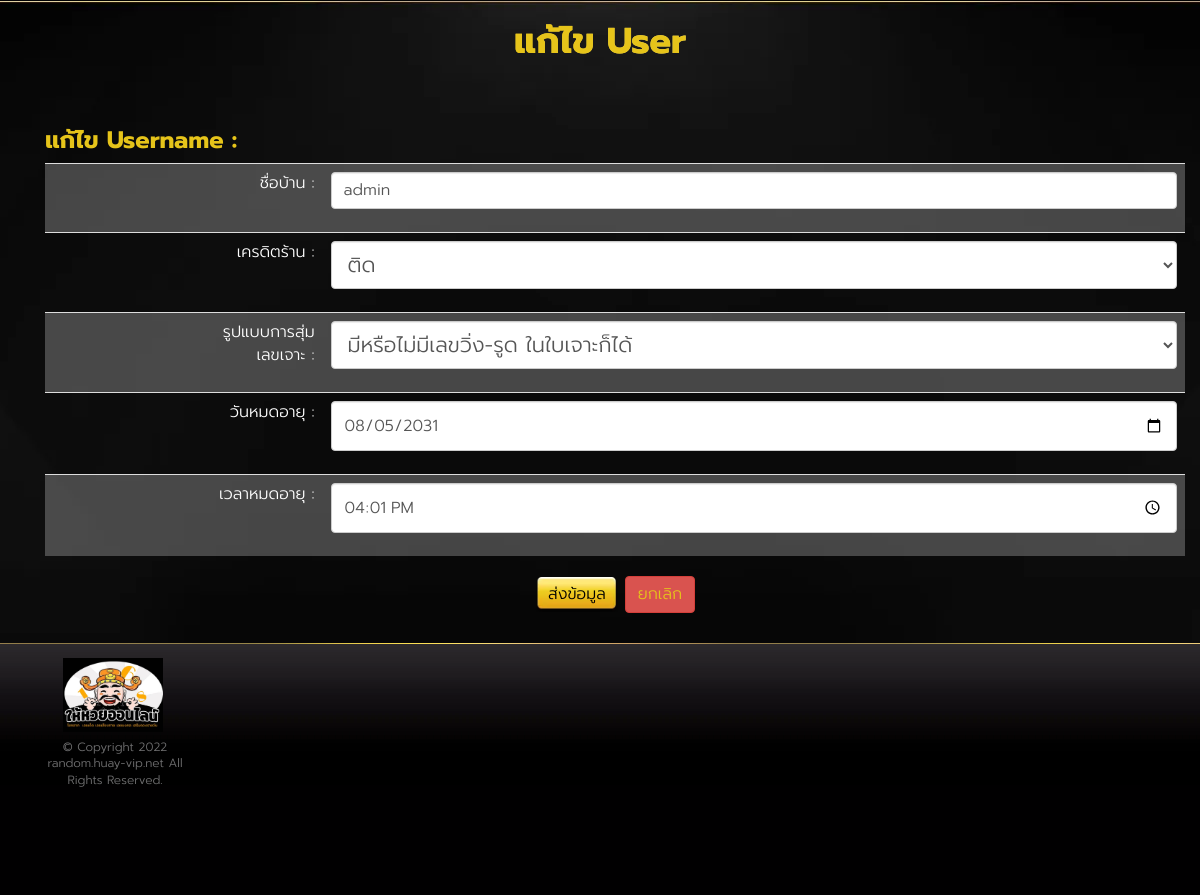
/backend/user/edit/admin (signed in), run on the app's committed database.
### huayrandom/models.py (models this page shows, shortened)
class ProfileModel(models.Model):
    user = models.OneToOneField(User, on_delete=models.CASCADE)
    house_name = models.CharField(default='None', max_length=255)
    usertype = models.CharField(default='random', max_length=255)
    status = models.BooleanField(default=True)
    expire_date = models.DateTimeField(null=True, blank=True)
    credit_shop = models.BooleanField(default=True)
    random_mode = models.CharField(default='random_any', max_length=255)

### huayrandom/views.py (the view, shortened to what this page needs)
# urls.py: path('backend/user/edit/<str:username>', EditUser, name='edit_user'),
@login_required
def EditUser(request, username):
    print(f"Target: {username} | EditUser")
    context = {}
    userObject = User.objects.get(username=username)
    profileObject = ProfileModel.objects.get(user=userObject)
    context['data'] = profileObject
    context['expireDate'] = profileObject.expire_date.strftime("%Y-%m-%d")
    context['expireTime'] = profileObject.expire_date.strftime("%H:%M")
    return render(request, 'user/edit_user.html', context)

### huayrandom/templates/user/edit_user.html (shortened to what this page needs)
{% extends 'component/layout.html' %}
{%block content%}
<div class="wrap">
  <section class="slot-home-body">
    <div class="container">
      <div>
        <h1 class="shine-text big-font text-center">แก้ไข User</h1>
      </div>
      <section class="content">
        <div class="container">
          <div class="slot-intro">
            <form method="post">
              <h3>แก้ไข Username : {{data.house_name_}}</h3>
              <div class="table-responsive">
              <table class="table table-striped">
                <tr>
                  <td class="text-right">ชื่อบ้าน : </td>
                  <td class="text-center">
                    <div class="form-group">
                      <input type="text" class="form-control" name="house_name" value="{{data.house_name}}">
                    </div>
                  </td>
                </tr>
                <tr>
                  <td class="text-right">เครดิตร้าน :</td>
                  <td class="text-center">
                    <div class="form-group">
                      <select name="credit_shop" class="form-control">
                        <option {%if data.credit_shop == True %} selected {% endif %} value="True">ติด</option>
                      </select>
                    </div>
                  </td>
                </tr>
                <tr>
                  <td class="text-right">รูปแบบการสุ่ม<br>เลขเจาะ : </td>
                  <td class="text-center">
                    <div class="form-group">
                      <select name="random_mode" class="form-control">
                        <option {%if data.random_mode == "random_any" %} selected {% endif %} value="random_any">
                          มีหรือไม่มีเลขวิ่ง-รูด ในใบเจาะก็ได้</option>
                      </select>
                    </div>
                  </td>
                </tr>
                <tr>
                  <td class="text-right">วันหมดอายุ : </td>
                  <td class="text-center">
                    <div class="form-group">
                      <input type="date" class="form-control" name="expire_date" value="{{expireDate}}">
                    </div>
                  </td>
                </tr>
                <tr>
                  <td class="text-right">เวลาหมดอายุ : </td>
                  <td class="text-center">
                    <div class="form-group">
                      <input type="time" class="form-control" name="expire_time" value="{{expireTime}}">
                    </div>
                  </td>
                </tr>
              </table>
              </div>
              <div class="text-center">
                <button type="submit" class="btn btn-default">ส่งข้อมูล</button>
                <a class="btn btn-danger" href="/backend/user/list">ยกเลิก</a>
              </div>
            </form>
          </div>
        </div>
      </section>
    </div>
    {%endblock content%}

### static/assets/css/style.css (style rules this page uses)
body { background: #030203; color: #fff; font-family: 'Prompt-Light'; font-size: 21px; }
h1, h2, h3 { color: #e6c41a; font-family: 'Prompt' }
a { color: #fff; -moz-transition: ease .3s; -o-transition: ease .3s; -webkit-transition: ease .3s; transition: ease .3s }
.wrap { background: url("/static/images/background/bkg_livecasino.webp") top center no-repeat; padding-top: 1px }
.content { padding: 30px 0 0px }
.content a { color: #e6c41a }
.shine-text { background: linear-gradient(to right, #e6c41a 20%, #ffffff 40%, #ffffff 60%, #e6c41a 80%); background-size: 200% auto; color: #e6c41a; background-clip: text; text-fill-color: transparent; -webkit-background-clip: text; animation: shine 2s linear infinite; margin-bottom: 15px }
.slot-intro { font-size: 16px }
.btn { font-size: 22px }
.btn.btn-default { background: url("/static/images/component/btn_bg.webp") top center no-repeat; background-size: 100% 100%; border-color: transparent; color: #000 }
.form-control { font-size: 21px; height: auto }

### static/assets/css/style-custom.css (style rules this page uses)
body { font-family: "Prompt-Light" !important; font-size: 10px; background-image: url("/static/images/background/bg.webp"); }
.table-striped>tbody>tr:nth-of-type(odd) { background-color: #f9f9f940; }
input { font-size: 16px !important; }
.text-right { text-align: right!important; }
.btn { font-size: 16px; }

### data on the page
ProfileModel: house_name "admin", credit_shop "ติด", random_mode "มีหรือไม่มีเลขวิ่ง-รูด ในใบเจาะก็ได้"
